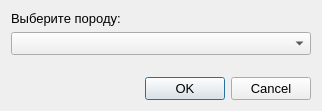
<?xml version="1.0" encoding="UTF-8"?>
<ui version="4.0">
 <class>Dialog</class>
 <widget class="QDialog" name="Dialog">
  <property name="geometry">
   <rect>
    <x>0</x>
    <y>0</y>
    <width>322</width>
    <height>111</height>
   </rect>
  </property>
  <property name="font">
   <font>
    <pointsize>10</pointsize>
   </font>
  </property>
  <property name="windowTitle">
   <string>Добавление породы</string>
  </property>
  <layout class="QVBoxLayout" name="verticalLayout">
   <item>
    <layout class="QHBoxLayout" name="horizontalLayout">
     <item>
      <widget class="QLabel" name="label">
       <property name="text">
        <string>Выберите породу:</string>
       </property>
      </widget>
     </item>
    </layout>
   </item>
   <item>
    <layout class="QHBoxLayout" name="horizontalLayout_2">
     <item>
      <widget class="QComboBox" name="comboBox"/>
     </item>
    </layout>
   </item>
   <item>
    <spacer name="verticalSpacer">
     <property name="orientation">
      <enum>Qt::Vertical</enum>
     </property>
     <property name="sizeHint" stdset="0">
      <size>
       <width>20</width>
       <height>40</height>
      </size>
     </property>
    </spacer>
   </item>
   <item>
    <widget class="QDialogButtonBox" name="buttonBox">
     <property name="orientation">
      <enum>Qt::Horizontal</enum>
     </property>
     <property name="standardButtons">
      <set>QDialogButtonBox::Cancel|QDialogButtonBox::Ok</set>
     </property>
    </widget>
   </item>
  </layout>
 </widget>
 <resources/>
 <connections>
  <connection>
   <sender>buttonBox</sender>
   <signal>accepted()</signal>
   <receiver>Dialog</receiver>
   <slot>accept()</slot>
   <hints>
    <hint type="sourcelabel">
     <x>248</x>
     <y>254</y>
    </hint>
    <hint type="destinationlabel">
     <x>157</x>
     <y>274</y>
    </hint>
   </hints>
  </connection>
  <connection>
   <sender>buttonBox</sender>
   <signal>rejected()</signal>
   <receiver>Dialog</receiver>
   <slot>reject()</slot>
   <hints>
    <hint type="sourcelabel">
     <x>316</x>
     <y>260</y>
    </hint>
    <hint type="destinationlabel">
     <x>286</x>
     <y>274</y>
    </hint>
   </hints>
  </connection>
 </connections>
</ui>
